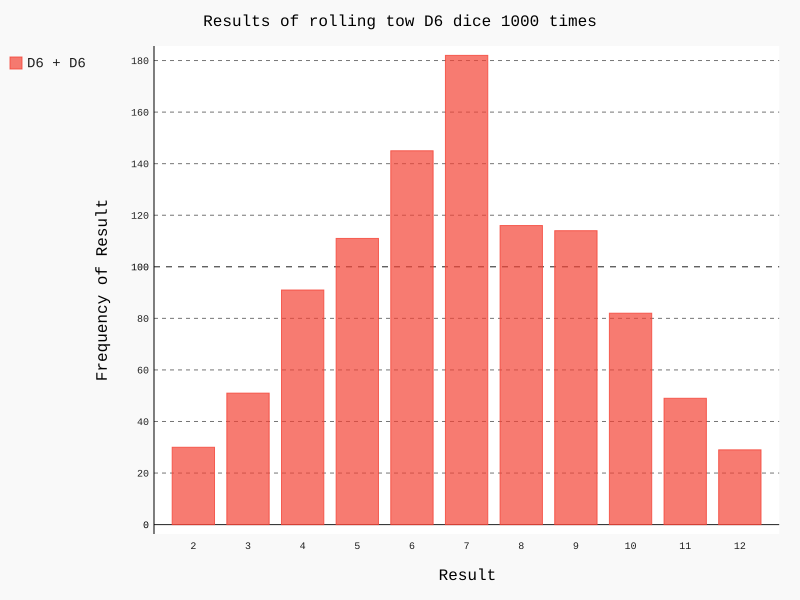

This chart was generated by the following Python code:
import pygal
from die import Die

# Cria 2 dados D6

die_1 = Die()
die_2 = Die()


# Faz alguns lancmentos e armazena os resultados em uma lista
results = []

for rool_num in range(1000):
    result = die_1.roll() + die_2.roll()
    results.append(result)


# Analisa os resultados

frequencies = []
max_result = die_1.num_sides + die_2.num_sides

for value in range(2, max_result+1):
    frequency = results.count(value)
    frequencies.append(frequency)


# Visualiza os resutados

hist = pygal.Bar()

hist.title = "Results of rolling tow D6 dice 1000 times"
hist.x_labels = ['2', '3', '4', '5', '6', '7', '8', '9', '10', '11', '12']
hist.x_title = "Result"
hist.y_title = "Frequency of Result"

hist.add('D6 + D6', frequencies)
hist.render_to_file('dice_visual.svg')
